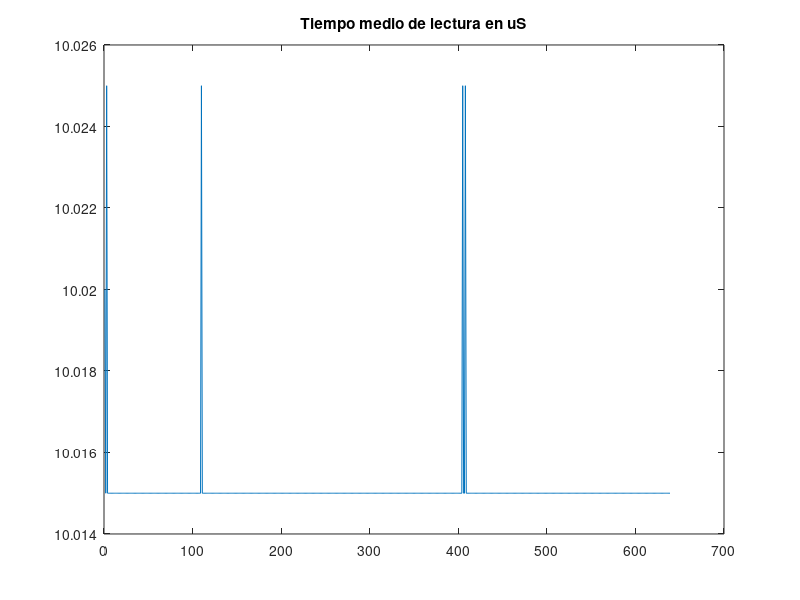

This chart was generated by the following MATLAB code:
close all;
clear all;

Times = csvread('PRU0Test6Time.csv');
T = zeros(1,length(Times)-2);
for i=1:length(Times)-2
   T(i) = Times(1,i+1) - Times(1,i);
end

%figure;
%plot(T);
%title('Numero de ciclos medio de lectura')

figure;
plot((T*5)/1000);
title('Tiempo medio de lectura en uS')

Value = csvread('PRU0Test6Data.csv');
T = zeros(1,length(Times)-2);